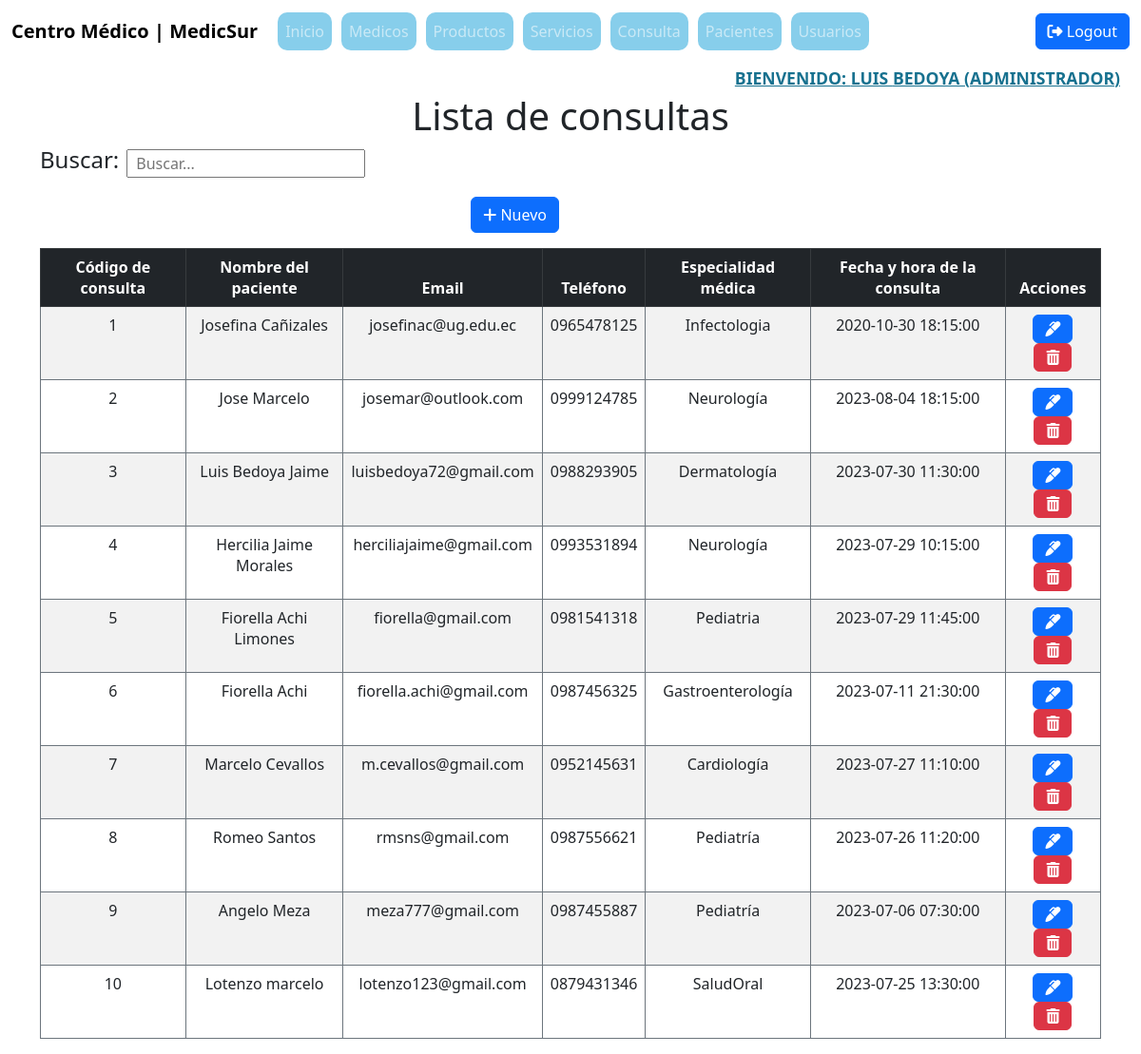
/index.php?c=consulta&f=index (signed in), run on the app's committed database.
### tables this page shows
CREATE TABLE `consulta_medica` (
  `idConsulta` int(4) NOT NULL,
  `nombrePaciente` varchar(150) NOT NULL,
  `email` varchar(100) NOT NULL,
  `telefono` varchar(10) NOT NULL,
  `especialidadMedica` varchar(20) NOT NULL,
  `fechaConsulta` date NOT NULL,
  `horaConsulta` time NOT NULL
);

### controller/ConsultaController.php (called while the page is built, shortened)
<?php
require_once 'model/dao/ConsultaDAO.php';
class ConsultaController{
    private $model;
    public function __construct(){
        $this->model = new ConsultaDAO();
    }
    public function index(){
        $resultados = $this -> model -> selectAll("");
        require_once V_CONSULTA . 'consulta.medica.list.php';
    }
}
?>

### index.php (called while the page is built, shortened)
<?php
    $front = new FrontController();
    $front->ruteo();
?>

### config/Conexion.php (called while the page is built, shortened)
<?php
class Conexion{
    public static function getConexion(){
        $con = 'mysql:host=localhost;port=3306;dbname=' . DBNAME;
        $conexion = null;
        try{
            $conexion = new PDO($con, DBUSER,DBPASSWORD);
            $conexion -> setAttribute(PDO::ATTR_ERRMODE, PDO::ERRMODE_EXCEPTION);
        } catch(Exception $ex){
            echo $ex;
            die("Error " . $ex->getMessage());
        }
        return $conexion;
    }
}
?>

### model/dao/ConsultaDAO.php (called while the page is built, shortened)
<?php
require_once 'config/Conexion.php';
class ConsultaDAO{
    private $con;
    public function __construct(){
        $this->con = Conexion::getConexion();
    }
    public function selectAll($parametro) {
        $sql = "SELECT * FROM consulta_medica where nombrePaciente like :b1";
        $stmt = $this->con->prepare($sql);
        $conlike = '%' . $parametro . '%';
        $data = array('b1' => $conlike);
        $stmt -> execute($data);
        $resultados = $stmt -> fetchAll(PDO::FETCH_ASSOC);
        return $resultados;
    }
}
?>

### view/consulta.medica/consulta.medica.list.php (the view, shortened to what this page needs)
<div class="container">
    <div class="row">
        <form action="index.php?c=consulta&f=search" method="POST">
            <div class = "col-md-6 d-flex align-items-center">
            <h4 class="me-2">Buscar: </h4>
            <input type="text" name="b" id="busqueda"  placeholder="Buscar..." class="px-2"/>
            </div>
        </form>
        <div class="col-md-6 d-flex justify-content-end">
            <a href="index.php?c=consulta&f=view_new" class="text-decoration-none">
                <button type="button" class="btn btn-primary">
                    <i class="fas fa-plus"></i> Nuevo
                </button>
            </a>
        </div>
    </div>
<div class="table-responsive-md mt-3">
    <table class="table table-striped table-bordered border-secondary">
        <thead class="table-dark text-center">
            <th>Código de consulta</th>
            <th>Nombre del paciente</th>
            <th>Email</th>
            <th>Teléfono</th>
            <th>Especialidad médica</th>
            <th>Fecha y hora de la consulta</th>
            <th>Acciones</th>
        </thead>
        <tbody class="datos-tabla text-center">
            <?php
                foreach($resultados as $fila){
            ?>
            <tr>
                <td><?php echo $fila['idConsulta'] ?></td>
                <td><?php echo $fila['nombrePaciente'] ?></td>
                <td><?php echo $fila['email']?></td>
                <td><?php echo $fila['telefono'] ?></td>
                <td><?php echo $fila['especialidadMedica']?></td>
                <td><?php echo $fila['fechaConsulta'] . " " . $fila['horaConsulta'] ?></td>
                <td>
                <a class="btn btn-primary"
                    href="index.php?c=consulta&f=view_edit&id=<?php echo $fila['idConsulta']; ?>">
                    <i class="fas fa-marker"></i></a>
                    <a class="btn btn-danger"
                   onclick="if(!confirm('¿Está seguro de eliminar esta consulta?'))return false;"
                    href="index.php?c=consulta&f=delete&id=<?php echo  $fila['idConsulta']; ?>">
                    <i class="fas fa-trash-alt"></i></a>
                </td>
            </tr>
            <?php
            }
            ?>
        </tbody>
    </table>
</div>
</div>
<!DOCTYPE html>
<html lang="en">
    <html meta="utf-8">
        <head>
        </head>
</html>

### data on the page
consulta_medica: idConsulta "1", nombrePaciente "Josefina Cañizales", email "josefinac@ug.edu.ec", telefono "0965478125", especialidadMedica "Infectologia", fechaConsulta "2020-10-30", horaConsulta "18:15:00"
consulta_medica: idConsulta "2", nombrePaciente "Jose Marcelo", email "josemar@outlook.com", telefono "0999124785", especialidadMedica "Neurología", fechaConsulta "2023-08-04", horaConsulta "18:15:00"
consulta_medica: idConsulta "3", nombrePaciente "Luis Bedoya Jaime", email "luisbedoya72@gmail.com", telefono "0988293905", especialidadMedica "Dermatología", fechaConsulta "2023-07-30", horaConsulta "11:30:00"
consulta_medica: idConsulta "4", nombrePaciente "Hercilia Jaime Morales", email "herciliajaime@gmail.com", telefono "0993531894", especialidadMedica "Neurología", fechaConsulta "2023-07-29", horaConsulta "10:15:00"
consulta_medica: idConsulta "5", nombrePaciente "Fiorella Achi Limones", email "fiorella@gmail.com", telefono "0981541318", especialidadMedica "Pediatria", fechaConsulta "2023-07-29", horaConsulta "11:45:00"
consulta_medica: idConsulta "6", nombrePaciente "Fiorella Achi", email "fiorella.achi@gmail.com", telefono "0987456325", especialidadMedica "Gastroenterología", fechaConsulta "2023-07-11", horaConsulta "21:30:00"
consulta_medica: idConsulta "7", nombrePaciente "Marcelo Cevallos", email "m.cevallos@gmail.com", telefono "0952145631", especialidadMedica "Cardiología", fechaConsulta "2023-07-27", horaConsulta "11:10:00"
consulta_medica: idConsulta "8", nombrePaciente "Romeo Santos", email "rmsns@gmail.com", telefono "0987556621", especialidadMedica "Pediatría", fechaConsulta "2023-07-26", horaConsulta "11:20:00"
consulta_medica: idConsulta "9", nombrePaciente "Angelo Meza", email "meza777@gmail.com", telefono "0987455887", especialidadMedica "Pediatría", fechaConsulta "2023-07-06", horaConsulta "07:30:00"
consulta_medica: idConsulta "10", nombrePaciente "Lotenzo marcelo", email "lotenzo123@gmail.com", telefono "0879431346", especialidadMedica "SaludOral", fechaConsulta "2023-07-25", horaConsulta "13:30:00"

### other printed values
$nombre "LUIS"
$apellido "BEDOYA"
$rol "ADMINISTRADOR"
$titulo "Lista de consultas"
